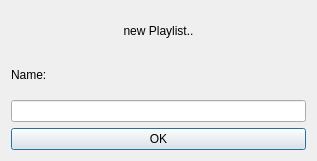
<?xml version="1.0" encoding="UTF-8"?>
<ui version="4.0">
 <class>playlistdialog</class>
 <widget class="QDialog" name="playlistdialog">
  <property name="geometry">
   <rect>
    <x>0</x>
    <y>0</y>
    <width>317</width>
    <height>161</height>
   </rect>
  </property>
  <property name="windowTitle">
   <string>Dialog</string>
  </property>
  <layout class="QVBoxLayout" name="verticalLayout">
   <item>
    <widget class="QLabel" name="label">
     <property name="text">
      <string>new Playlist..</string>
     </property>
     <property name="alignment">
      <set>Qt::AlignCenter</set>
     </property>
    </widget>
   </item>
   <item>
    <widget class="QLabel" name="name">
     <property name="text">
      <string>Name:</string>
     </property>
    </widget>
   </item>
   <item>
    <widget class="QLineEdit" name="playlist_name"/>
   </item>
   <item>
    <widget class="QPushButton" name="accept_playlist">
     <property name="text">
      <string>OK</string>
     </property>
    </widget>
   </item>
  </layout>
 </widget>
 <resources/>
 <connections/>
</ui>
